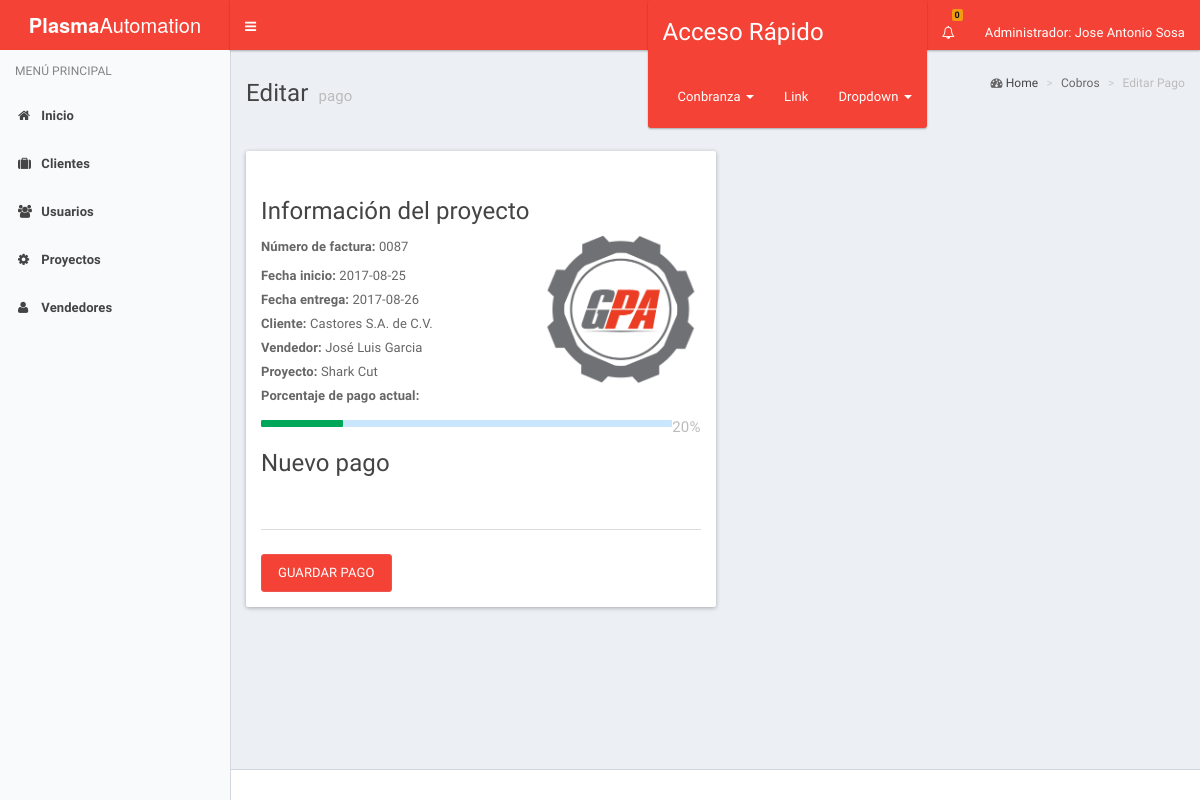
Screenshot of /cobranzaAdmin/cobros.php?pago_proyecto_id=44 (signed in) with the database file from the repository.
### tables this page shows
CREATE TABLE IF NOT EXISTS `proforma` (
  `id_proforma` int(11) NOT NULL,
  `no_factura` int(4) NOT NULL,
  `fecha_inicio` date NOT NULL,
  `id_cliente` int(4) NOT NULL,
  `id_vendedor` int(4) NOT NULL,
  `fecha_entrega` date NOT NULL,
  `id_proyecto` int(4) NOT NULL,
  `descripcion` text NOT NULL,
  `estatus` int(11) NOT NULL
);

CREATE TABLE IF NOT EXISTS `cliente` (
  `No_Cliente` int(10) NOT NULL,
  `nu_cliente` int(11) NOT NULL,
  `nombre` varchar(25) NOT NULL,
  `domicilio` varchar(70) NOT NULL,
  `id_estado` int(2) NOT NULL,
  `id_municipio` varchar(25) NOT NULL,
  `rfc` varchar(15) NOT NULL,
  `correo` varchar(30) NOT NULL,
  `telefono` int(15) NOT NULL,
  `c_p` int(8) NOT NULL
);

CREATE TABLE IF NOT EXISTS `vendedor` (
  `id_vendedor` int(1) NOT NULL,
  `nombre` varchar(50) NOT NULL,
  `id_sucursal` int(1) NOT NULL,
  `correo` varchar(25) NOT NULL,
  `telefono` int(12) NOT NULL
);

CREATE TABLE IF NOT EXISTS `proyecto` (
  `id` int(11) NOT NULL,
  `no_serie` varchar(8) NOT NULL,
  `marca` varchar(20) NOT NULL,
  `modelo` varchar(30) NOT NULL
);

CREATE TABLE IF NOT EXISTS `cobro` (
  `id_cobro` int(11) NOT NULL,
  `porcentaje` int(3) NOT NULL,
  `id_proforma` int(11) NOT NULL,
  `estatus` int(11) NOT NULL
);

### cobranzaAdmin/cambiar_pago.php (the view, shortened to what this page needs)
<!DOCTYPE html>
<html lang="es">
  <head>
    <link rel="stylesheet" href="../assets/bootstrap/css/bootstrap.min.css">
    <link rel="stylesheet" href="../assets/css/font-awesome.min.css">
    <link rel="stylesheet" href="../assets/css/ionicons.min.css">
    <link rel="stylesheet" href="../assets/dist/css/AdminLTE.css">
    <link rel="stylesheet" href="../assets/dist/css/skins/_all-skins.css">
    <link rel="stylesheet" href="../assets/plugins/select2/select2.min.css">
    <link href="../assets/plugins/pnotify/css/pnotify.custom.min.css" rel="stylesheet">
  </head>
  <body class="hold-transition skin-blue-light sidebar-mini">
    <div class="wrapper">
      <?php
        include('header.php');
      ?>
      <?php
        include('menu.php');
      ?>
      <div class="content-wrapper" id="content">
              <section class="content-header">
                <ol class="breadcrumb">
                   <i class="fa fa-dashboard"></i>
                    <li><a href="">Home</a></li>
                    <li>Cobros</li>
                    <li class="active">Editar Pago</li>
                </ol>
              </section>
        <section class="content-header">
          <h1>
            Editar
            <small> pago</small>
          </h1>
        </section>
<section class="content">
        <div>
          <div class="col-lg-6">
             <div class="row">
              <div class="panel">
                <div class="panel-heading"></div>
                <div class="panel-body">
                  <form method="post" action="cobros.php" enctype="multipart/form-data" id="form">
                    <div class="form-group">
                  <h4>Información del proyecto</h4>
                  <img class="img-responsive pull-right" width="160" src="../assets/img/gpa.png" alt="Grupo Plasma Automation">
                      <label for="no_serie"><b>Número de factura: </b></label>
                        <?php echo "00".$proyecto['no_factura']."<br>";
                         echo "<b>Fecha inicio:</b> ".$proyecto['fecha_inicio']."<br>";
                         echo "<b>Fecha entrega: </b>".$proyecto['fecha_entrega']."<br>";
                         echo "<b>Cliente: </b>".$proyecto['nombre']."<br>";
                         echo "<b>Vendedor: </b>".$proyecto['vendedor']."<br>";
                         echo "<b>Proyecto: </b>".$proyecto['modelo']."<br>";
                         echo "<b>Porcentaje de pago actual: </b><br><td><h5><small class='pull-right'>".$proyecto['porcentaje'].'%'."</small></h5><div class='progress xs'><div class='progress-bar progress-bar-green' style='width:".$proyecto['porcentaje'].'%'."'' role='progress-bar' aria-valuenow='20' aria-valuemin='0' aria-valuemax='100'></div></div></td>";
                      ?>
                    </div>
                    <div class="form-data">
                    <h4><label>Nuevo pago</label></h4>
                      <input type="number" name="porcentaje" class="form-control" required>
                    </div><br>
                    <input type="submit" name="guardar_edicion" value="Guardar Pago" class="btn btn-primary">
                    </form>
                </div>
              </div>
              </div>
            </div>
          </div>
</section>
        <div class="clearfix"></div>
      </div>
      <footer class="main-footer">
      </footer>
    </div>
  </body>
</html>

### rows the page displays
proforma: no_factura "87", fecha_inicio "2017-08-25", fecha_entrega "2017-08-26", id_cliente.nombre "Castores S.A. de C.V.", id_vendedor.nombre "José Luis Garcia", id_proyecto.modelo "Shark Cut", cobro.porcentaje "20"

### other values shown
$contador['suma'] "0"
$_SESSION['usuario']['nombre'] "Jose Antonio Sosa"
